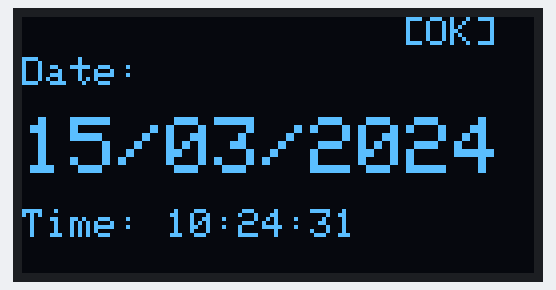
A program run on a simulated ESP32. Parts: 128×64 one-colour display. WiFi joins after 1.5 s; servers stay silent unless stated; the local clock reads 2024-03-15 10:24:30 at power-on unless the program sets it; what the program prints to the serial monitor is not drawn.

Above: at 1.6 s.
At 5.7 s:
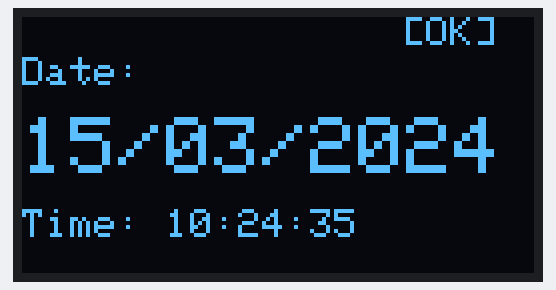
At 10.9 s:
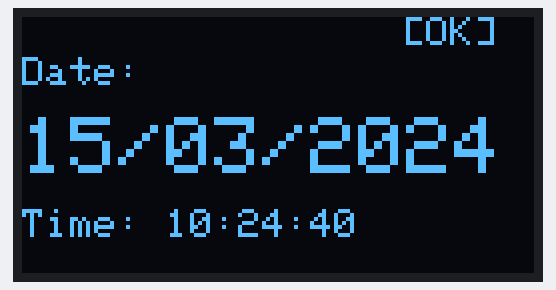
At 20.1 s:
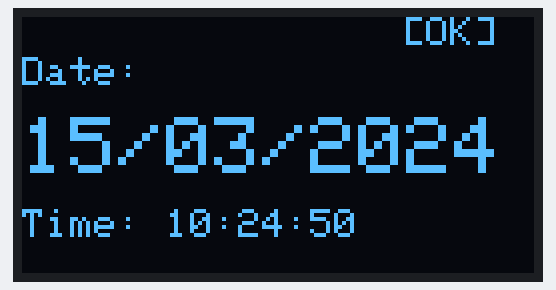
At 27.3 s:
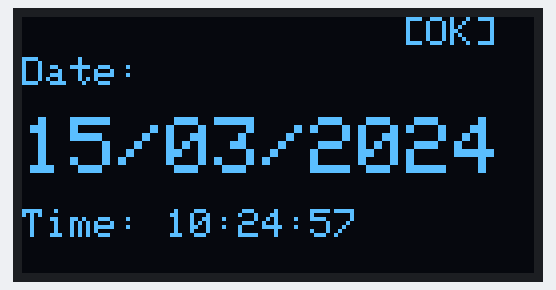
At 38.6 s:
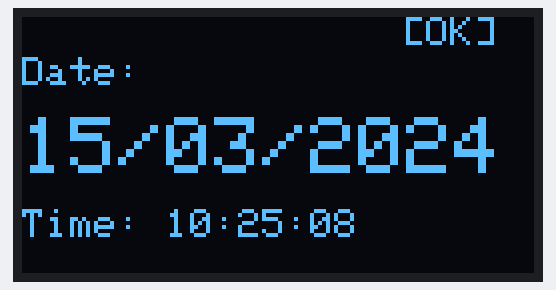

The program:

main.cpp
```cpp
#include <Arduino.h>
#include <WiFi.h>
#include <Wire.h>
#include <Adafruit_GFX.h>
#include <Adafruit_SSD1306.h>
#include "time.h"

// Cấu hình OLED
#define SCREEN_WIDTH 128
#define SCREEN_HEIGHT 64
#define OLED_RESET    -1
Adafruit_SSD1306 display(SCREEN_WIDTH, SCREEN_HEIGHT, &Wire, OLED_RESET);

// Thông tin WiFi (Trên Wokwi, dùng "Wokwi-GUEST" không cần mật khẩu)
const char* ssid     = "Wokwi-GUEST";
const char* password = "";

// Cấu hình NTP Server (Múi giờ Việt Nam là UTC+7 = 25200 giây)
const char* ntpServer = "pool.ntp.org";
const long  gmtOffset_sec = 7 * 3600;
const int   daylightOffset_sec = 0;

void setup() {
  Serial.begin(115200);

  // Khởi tạo màn hình OLED
  if(!display.begin(SSD1306_SWITCHCAPVCC, 0x3C)) {
    Serial.println(F("SSD1306 allocation failed"));
    for(;;);
  }
  display.clearDisplay();
  display.setTextSize(1);
  display.setTextColor(SSD1306_WHITE);
  display.setCursor(0, 0);
  display.print("Connecting to WiFi...");
  display.display();

  // Kết nối WiFi
  WiFi.begin(ssid, password);
  while (WiFi.status() != WL_CONNECTED) {
    delay(500);
    Serial.print(".");
  }
  Serial.println("\nWiFi connected!");

  // Cấu hình đồng bộ NTP
  configTime(gmtOffset_sec, daylightOffset_sec, ntpServer);
}

void loop() {
  struct tm timeinfo;
  display.clearDisplay();

  // Kiểm tra trạng thái WiFi và hiển thị biến trạng thái
  bool wifiConnected = (WiFi.status() == WL_CONNECTED);

  // Hiển thị trạng thái góc trên cùng bên phải
  display.setCursor(95, 0);
  if (wifiConnected) {
    display.print("[OK]");
  } else {
    display.print("[X]");
  }

  // Lấy thời gian hiện tại
  if (!getLocalTime(&timeinfo)) {
    display.setCursor(0, 20);
    display.print("Syncing NTP...");
  } else {
    char dateStr[20];
    char timeStr[20];

    // Định dạng dòng 1: Ngày/Tháng/Năm (DD/MM/YYYY)
    strftime(dateStr, sizeof(dateStr), "%d/%m/%Y", &timeinfo);

    // Định dạng dòng 2: Giờ/Phút/Giây (HH:MM:SS)
    strftime(timeStr, sizeof(timeStr), "%H:%M:%S", &timeinfo);

    // In lên OLED
    display.setCursor(0, 10);
    display.setTextSize(1);
    display.print("Date:");

    display.setCursor(0, 25);
    display.setTextSize(2);
    display.print(dateStr);

    display.setCursor(0, 48);
    display.setTextSize(1);
    display.print("Time: ");
    display.print(timeStr);
  }

  display.display();
  delay(1000); // Cập nhật mỗi giây
}
```

Measured:
- what the display in image 0 shows lasts 1.0 s, from 1.6 s to 2.6 s
